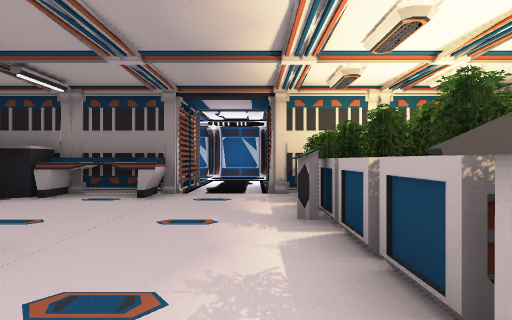
view 1 (above)

16 first-person views from a walk through a Unity game level. The camera is 1.3 m above the floor, looks level and sees 75° across. Doors are open. The floor is counted in squares, 2 m on a side. Each view is taken from the middle of a square. On the plan, view 1 faces up. The plan holds only what a view shows up to about 10 squares ahead; the rest is blank. The place goes on beyond the plan. Some animated figures are left out. Some surface patterns are stand-ins.

view 2
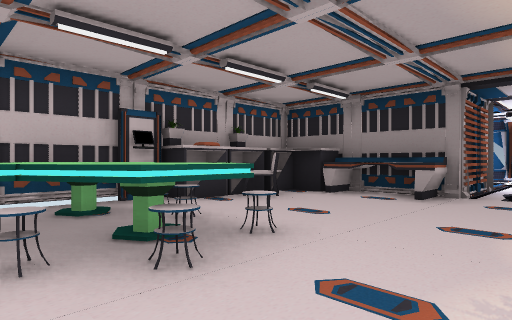

view 3
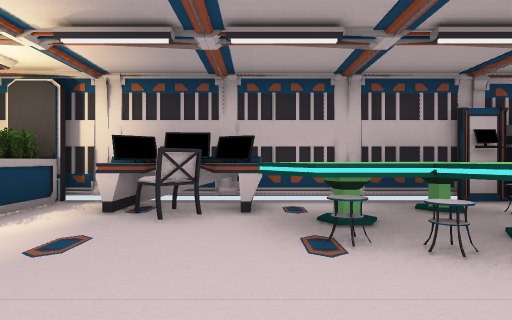

view 4
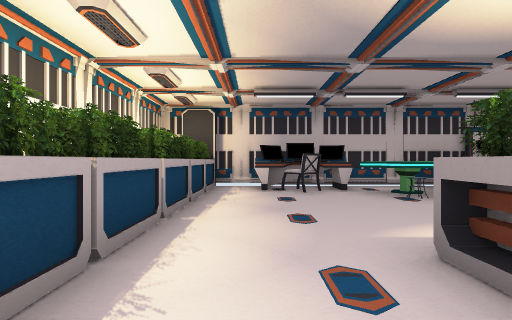

view 5
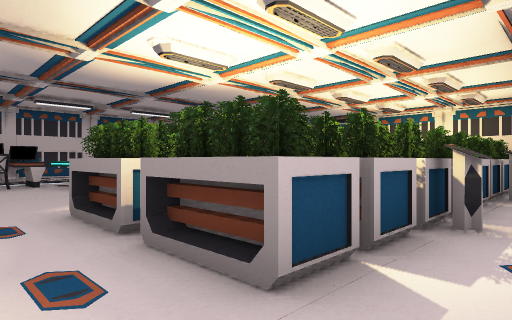

view 6
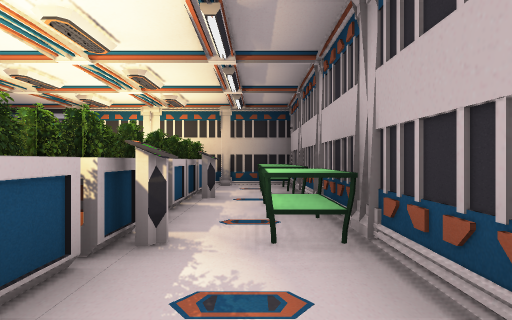

view 7
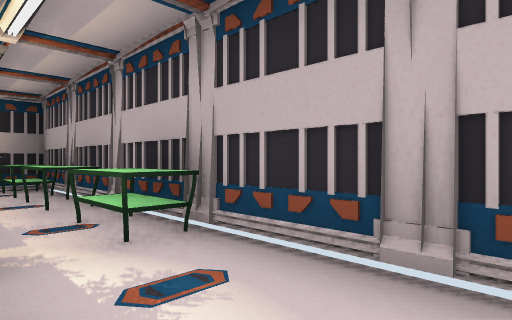

view 8
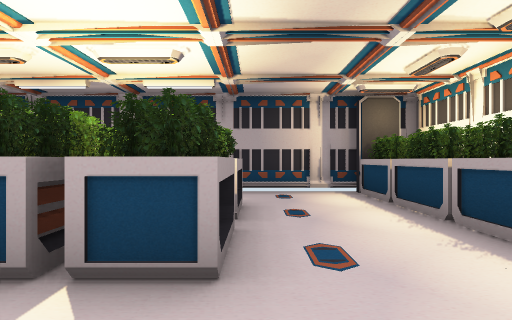

view 9
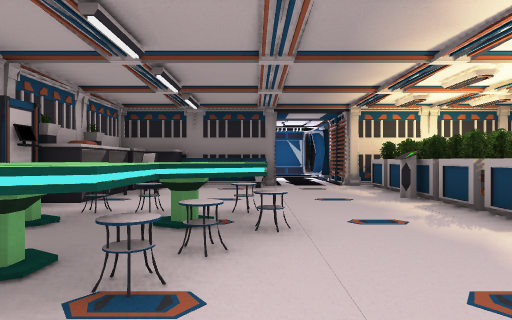

view 10
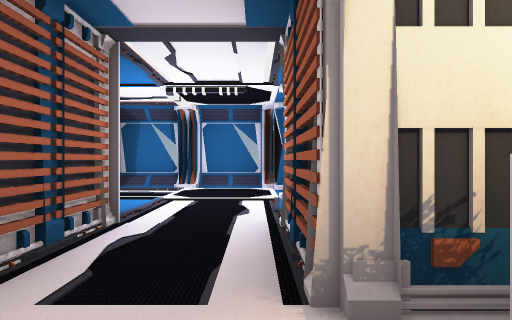

view 11
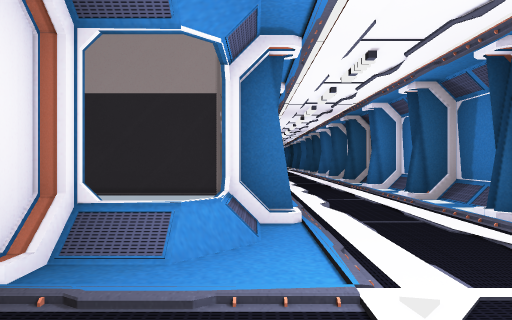

view 12
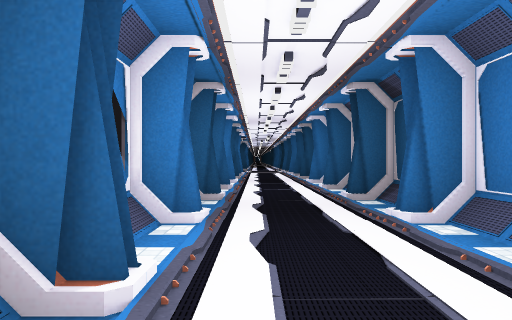

view 13
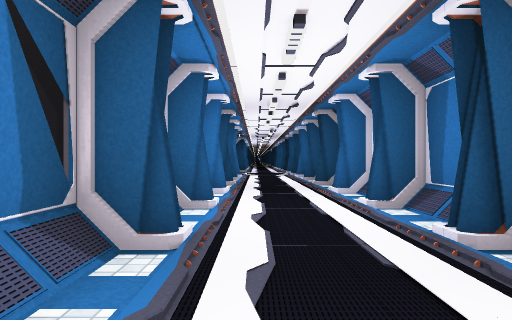

view 14
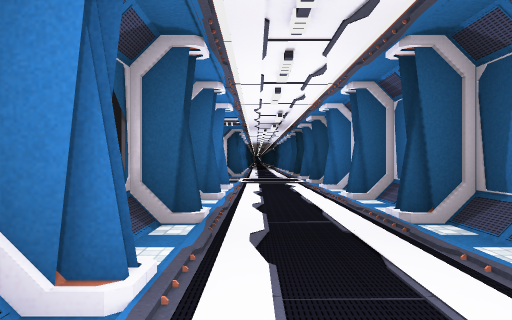

view 15
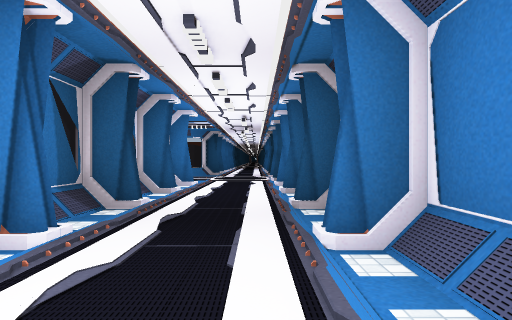

view 16
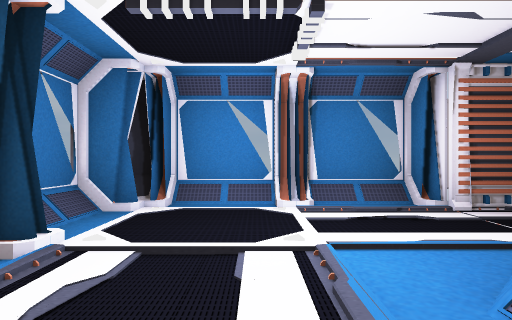

### Floor plan
Key: @ floor where view 1 was taken; # wall or solid block; x gap in a wall; . main floor; : floor 0.25 m higher than the main floor; / step, stairs or slope; D open door; = window, fence, low wall or low ledge; ^ raised ledge; C cabinet; H chair; T table; E desk; M computer; O other object.
Columns run from 22 left of view 1 to 6 right of it. Each row starts with its distance up from view 1.
 14     ####################
 13 =/=/=/=/=/=/=/=/=/=/=/:##
 12 .......................:#
 11 .......................:#
 10   =################=...##
  9               ##  ##=./:
  8                M   ##DD#
  7                x  ###..#  ###
  6                M CC^^..=  #T#
  5                  C.....=  =T#
  4                  CH....== =^#
  3                  C.....====^^
  2                 #TTTT..= ==T#
  1                 #TTTT..= ==T#
  0                 ##TTT.@====.#
 -1                 #ET....====.#
 -2                O#EH.........#
 -3                 #E..........#
 -4                 ##==========#
 -5                  #   ########

Positions as (right, up) in squares from view 1, and headings:
1: (0, 0), facing up
2: (0, 0), facing up-left
3: (0, -1), facing left
4: (3, -3), facing left
5: (5, -3), facing up-left
6: (5, -2), facing up
7: (4, -2), facing up-right
8: (-1, -2), facing right
9: (-2, -2), facing up
10: (0, 5), facing up
11: (0, 10), facing left
12: (-4, 11), facing left
13: (-7, 11), facing left
14: (-12, 11), facing left
15: (-11, 12), facing left
16: (-4, 11), facing right
